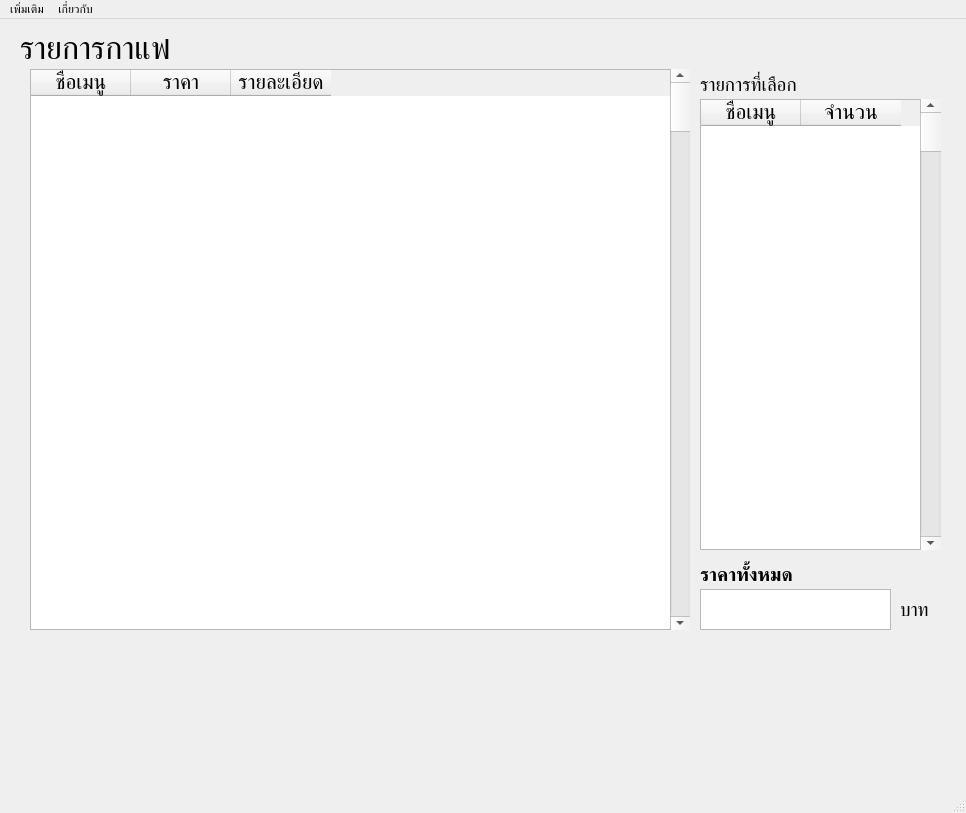
<?xml version="1.0" encoding="UTF-8"?>
<ui version="4.0">
 <class>MainWindow</class>
 <widget class="QMainWindow" name="MainWindow">
  <property name="geometry">
   <rect>
    <x>0</x>
    <y>0</y>
    <width>966</width>
    <height>813</height>
   </rect>
  </property>
  <property name="windowTitle">
   <string>MainWindow</string>
  </property>
  <widget class="QWidget" name="centralwidget">
   <widget class="QTableWidget" name="menutableWidget">
    <property name="geometry">
     <rect>
      <x>30</x>
      <y>50</y>
      <width>651</width>
      <height>561</height>
     </rect>
    </property>
    <property name="minimumSize">
     <size>
      <width>0</width>
      <height>0</height>
     </size>
    </property>
    <property name="tabletTracking">
     <bool>false</bool>
    </property>
    <property name="toolTip">
     <string>&lt;html&gt;&lt;head/&gt;&lt;body&gt;&lt;p&gt;&lt;br/&gt;&lt;/p&gt;&lt;/body&gt;&lt;/html&gt;</string>
    </property>
    <property name="dragEnabled">
     <bool>false</bool>
    </property>
    <column>
     <property name="text">
      <string>ชื่อเมนู</string>
     </property>
     <property name="font">
      <font>
       <family>RSU</family>
       <pointsize>16</pointsize>
      </font>
     </property>
    </column>
    <column>
     <property name="text">
      <string>ราคา</string>
     </property>
     <property name="font">
      <font>
       <family>RSU</family>
       <pointsize>16</pointsize>
      </font>
     </property>
    </column>
    <column>
     <property name="text">
      <string>รายละเอียด</string>
     </property>
     <property name="font">
      <font>
       <family>RSU</family>
       <pointsize>16</pointsize>
      </font>
     </property>
    </column>
   </widget>
   <widget class="QLabel" name="label">
    <property name="geometry">
     <rect>
      <x>20</x>
      <y>20</y>
      <width>201</width>
      <height>21</height>
     </rect>
    </property>
    <property name="font">
     <font>
      <family>RSU</family>
      <pointsize>24</pointsize>
     </font>
    </property>
    <property name="text">
     <string>รายการกาแฟ</string>
    </property>
   </widget>
   <widget class="QScrollBar" name="verticalScrollBar">
    <property name="geometry">
     <rect>
      <x>670</x>
      <y>50</y>
      <width>20</width>
      <height>561</height>
     </rect>
    </property>
    <property name="orientation">
     <enum>Qt::Vertical</enum>
    </property>
   </widget>
   <widget class="QLabel" name="label_3">
    <property name="geometry">
     <rect>
      <x>700</x>
      <y>50</y>
      <width>111</width>
      <height>31</height>
     </rect>
    </property>
    <property name="font">
     <font>
      <family>RSU</family>
      <pointsize>14</pointsize>
     </font>
    </property>
    <property name="text">
     <string>รายการที่เลือก</string>
    </property>
   </widget>
   <widget class="QTableWidget" name="selecttableWidget">
    <property name="geometry">
     <rect>
      <x>700</x>
      <y>80</y>
      <width>221</width>
      <height>451</height>
     </rect>
    </property>
    <column>
     <property name="text">
      <string>ชื่อเมนู</string>
     </property>
     <property name="font">
      <font>
       <family>RSU</family>
       <pointsize>16</pointsize>
      </font>
     </property>
    </column>
    <column>
     <property name="text">
      <string>จำนวน</string>
     </property>
     <property name="font">
      <font>
       <family>RSU</family>
       <pointsize>16</pointsize>
       <stylestrategy>PreferDefault</stylestrategy>
      </font>
     </property>
    </column>
   </widget>
   <widget class="QScrollBar" name="verticalScrollBar_2">
    <property name="geometry">
     <rect>
      <x>920</x>
      <y>80</y>
      <width>21</width>
      <height>451</height>
     </rect>
    </property>
    <property name="orientation">
     <enum>Qt::Vertical</enum>
    </property>
   </widget>
   <widget class="QLabel" name="label_4">
    <property name="geometry">
     <rect>
      <x>700</x>
      <y>540</y>
      <width>111</width>
      <height>31</height>
     </rect>
    </property>
    <property name="font">
     <font>
      <family>RSU</family>
      <pointsize>14</pointsize>
      <weight>75</weight>
      <bold>true</bold>
     </font>
    </property>
    <property name="text">
     <string>ราคาทั้งหมด</string>
    </property>
   </widget>
   <widget class="QLabel" name="label_5">
    <property name="geometry">
     <rect>
      <x>900</x>
      <y>570</y>
      <width>31</width>
      <height>41</height>
     </rect>
    </property>
    <property name="font">
     <font>
      <family>RSU</family>
      <pointsize>14</pointsize>
     </font>
    </property>
    <property name="text">
     <string>บาท</string>
    </property>
   </widget>
   <widget class="QPushButton" name="pushButton">
    <property name="geometry">
     <rect>
      <x>730</x>
      <y>660</y>
      <width>21</width>
      <height>20</height>
     </rect>
    </property>
    <property name="minimumSize">
     <size>
      <width>0</width>
      <height>0</height>
     </size>
    </property>
    <property name="cursor">
     <cursorShape>PointingHandCursor</cursorShape>
    </property>
    <property name="mouseTracking">
     <bool>true</bool>
    </property>
    <property name="focusPolicy">
     <enum>Qt::ClickFocus</enum>
    </property>
    <property name="toolTipDuration">
     <number>0</number>
    </property>
    <property name="styleSheet">
     <string notr="true">border-image: url(:/image/plus.png);</string>
    </property>
    <property name="text">
     <string/>
    </property>
    <property name="iconSize">
     <size>
      <width>16</width>
      <height>16</height>
     </size>
    </property>
    <property name="autoDefault">
     <bool>false</bool>
    </property>
    <property name="default">
     <bool>false</bool>
    </property>
    <property name="flat">
     <bool>true</bool>
    </property>
   </widget>
   <widget class="QPushButton" name="pushButton_2">
    <property name="geometry">
     <rect>
      <x>760</x>
      <y>660</y>
      <width>21</width>
      <height>21</height>
     </rect>
    </property>
    <property name="cursor">
     <cursorShape>PointingHandCursor</cursorShape>
    </property>
    <property name="mouseTracking">
     <bool>true</bool>
    </property>
    <property name="focusPolicy">
     <enum>Qt::ClickFocus</enum>
    </property>
    <property name="styleSheet">
     <string notr="true">border-image: url(:/image/minus.png);</string>
    </property>
    <property name="text">
     <string/>
    </property>
    <property name="autoRepeatInterval">
     <number>100</number>
    </property>
    <property name="flat">
     <bool>true</bool>
    </property>
   </widget>
   <widget class="QTextBrowser" name="totalcosttextBrowser">
    <property name="geometry">
     <rect>
      <x>700</x>
      <y>570</y>
      <width>191</width>
      <height>41</height>
     </rect>
    </property>
   </widget>
   <widget class="QWidget" name="gridWidget" native="true">
    <property name="geometry">
     <rect>
      <x>80</x>
      <y>110</y>
      <width>131</width>
      <height>121</height>
     </rect>
    </property>
    <property name="styleSheet">
     <string notr="true">image: url(:/image/123.png);</string>
    </property>
    <layout class="QGridLayout" name="gridLayout">
     <property name="sizeConstraint">
      <enum>QLayout::SetDefaultConstraint</enum>
     </property>
    </layout>
   </widget>
  </widget>
  <widget class="QStatusBar" name="statusbar"/>
  <widget class="QMenuBar" name="menuBar">
   <property name="geometry">
    <rect>
     <x>0</x>
     <y>0</y>
     <width>966</width>
     <height>21</height>
    </rect>
   </property>
   <widget class="QMenu" name="menuEdit">
    <property name="title">
     <string>เพิ่มเติม</string>
    </property>
    <addaction name="insertaction"/>
    <addaction name="editanddeleteaction"/>
    <addaction name="separator"/>
    <addaction name="recordaction"/>
   </widget>
   <widget class="QMenu" name="menuHelp">
    <property name="title">
     <string>เกี่ยวกับ</string>
    </property>
    <addaction name="aboutusaction"/>
   </widget>
   <addaction name="menuEdit"/>
   <addaction name="menuHelp"/>
  </widget>
  <action name="actionAbout_us">
   <property name="text">
    <string>About us</string>
   </property>
  </action>
  <action name="actionReciept_history">
   <property name="text">
    <string>Reciept history</string>
   </property>
  </action>
  <action name="aboutusaction">
   <property name="checkable">
    <bool>false</bool>
   </property>
   <property name="text">
    <string>About us</string>
   </property>
  </action>
  <action name="actionAdd_menus">
   <property name="text">
    <string>Add menus</string>
   </property>
  </action>
  <action name="actionEdit_menus">
   <property name="text">
    <string>Edit menus</string>
   </property>
  </action>
  <action name="actionDelete_menus">
   <property name="text">
    <string>Delete menus</string>
   </property>
  </action>
  <action name="actionReciept_history_2">
   <property name="text">
    <string>Reciept history</string>
   </property>
  </action>
  <action name="actionMenus">
   <property name="text">
    <string>Menus</string>
   </property>
  </action>
  <action name="insertaction">
   <property name="checkable">
    <bool>false</bool>
   </property>
   <property name="checked">
    <bool>false</bool>
   </property>
   <property name="text">
    <string>เพิ่มเมนูกาแฟ</string>
   </property>
   <property name="shortcutVisibleInContextMenu">
    <bool>true</bool>
   </property>
  </action>
  <action name="editanddeleteaction">
   <property name="checkable">
    <bool>false</bool>
   </property>
   <property name="text">
    <string>แก้ไขหรือลบเมนูกาแฟ</string>
   </property>
  </action>
  <action name="action_3">
   <property name="checkable">
    <bool>true</bool>
   </property>
   <property name="text">
    <string>ลบเมนูกาแฟ</string>
   </property>
  </action>
  <action name="recordaction">
   <property name="checkable">
    <bool>false</bool>
   </property>
   <property name="text">
    <string>ดูประวัติการขาย</string>
   </property>
  </action>
 </widget>
 <resources>
  <include location="../../../python_project/image.qrc"/>
 </resources>
 <connections/>
</ui>
